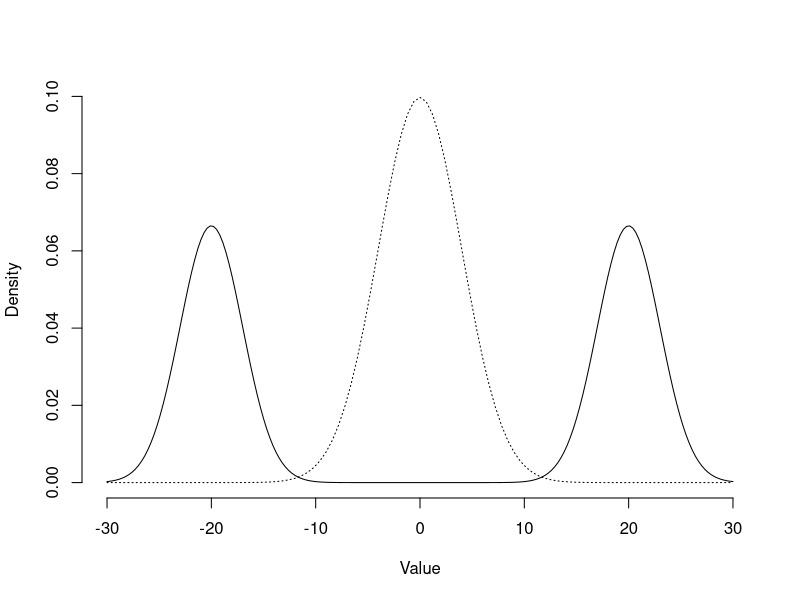

Generate this figure with R:
pdf("gaussian_data_set.pdf")
curve(dnorm(x,0,4), lty=3, -30, 30, n=101, xlab="Value", ylab="Density", frame.plot=FALSE)
curve((dnorm(x,-20,3)+dnorm(x,20,3))/2, n=201, add=TRUE)
